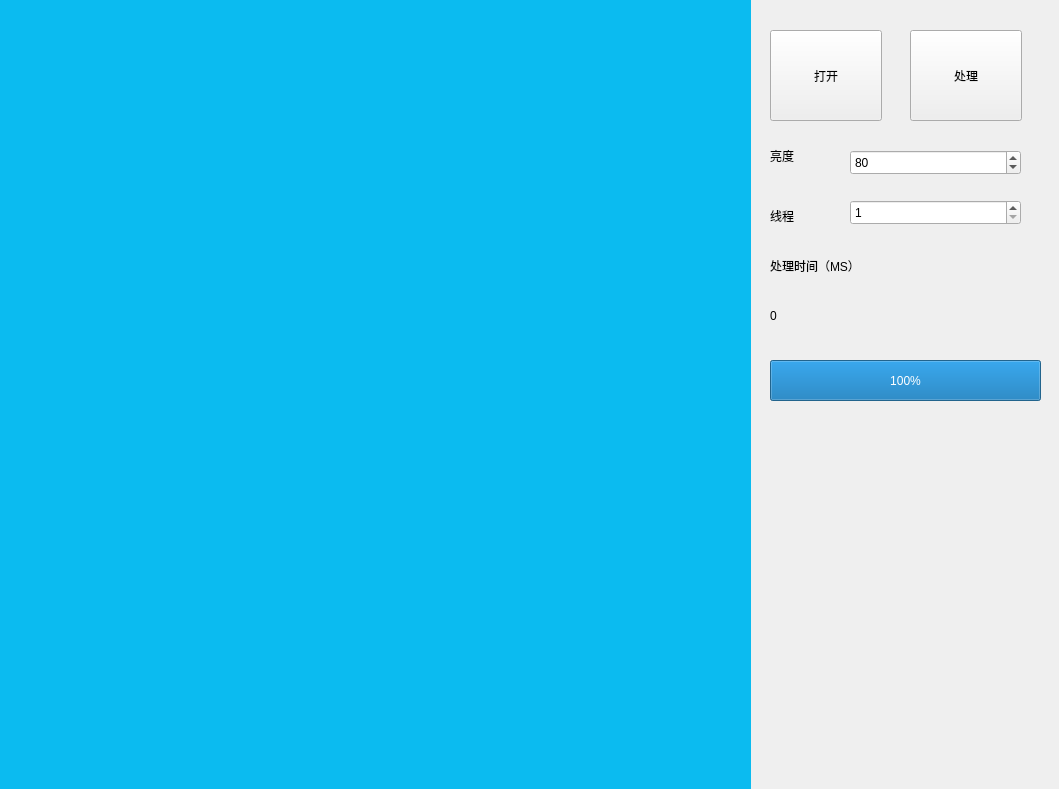
<?xml version="1.0" encoding="UTF-8"?>
<ui version="4.0">
 <class>XImageClass</class>
 <widget class="QWidget" name="XImageClass">
  <property name="geometry">
   <rect>
    <x>0</x>
    <y>0</y>
    <width>1059</width>
    <height>789</height>
   </rect>
  </property>
  <property name="windowTitle">
   <string>XImage</string>
  </property>
  <property name="windowIcon">
   <iconset resource="ximage.qrc">
    <normaloff>:/XImage/Resources/logo.png</normaloff>:/XImage/Resources/logo.png</iconset>
  </property>
  <widget class="QLabel" name="view">
   <property name="geometry">
    <rect>
     <x>0</x>
     <y>0</y>
     <width>751</width>
     <height>791</height>
    </rect>
   </property>
   <property name="styleSheet">
    <string notr="true">background-color: rgb(11, 187, 240);</string>
   </property>
   <property name="text">
    <string/>
   </property>
  </widget>
  <widget class="QPushButton" name="open">
   <property name="geometry">
    <rect>
     <x>770</x>
     <y>30</y>
     <width>112</width>
     <height>91</height>
    </rect>
   </property>
   <property name="styleSheet">
    <string notr="true">font: 16pt &quot;微软雅黑&quot;;</string>
   </property>
   <property name="text">
    <string>打开</string>
   </property>
  </widget>
  <widget class="QPushButton" name="deal">
   <property name="geometry">
    <rect>
     <x>910</x>
     <y>30</y>
     <width>112</width>
     <height>91</height>
    </rect>
   </property>
   <property name="styleSheet">
    <string notr="true">font: 16pt &quot;微软雅黑&quot;;</string>
   </property>
   <property name="text">
    <string>处理</string>
   </property>
  </widget>
  <widget class="QSpinBox" name="bright">
   <property name="geometry">
    <rect>
     <x>850</x>
     <y>150</y>
     <width>171</width>
     <height>25</height>
    </rect>
   </property>
   <property name="styleSheet">
    <string notr="true">font: 75 11pt &quot;微软雅黑&quot;;</string>
   </property>
   <property name="minimum">
    <number>1</number>
   </property>
   <property name="maximum">
    <number>200</number>
   </property>
   <property name="value">
    <number>80</number>
   </property>
  </widget>
  <widget class="QLabel" name="label">
   <property name="geometry">
    <rect>
     <x>770</x>
     <y>130</y>
     <width>81</width>
     <height>51</height>
    </rect>
   </property>
   <property name="styleSheet">
    <string notr="true">font: 75 14pt &quot;微软雅黑&quot;;</string>
   </property>
   <property name="text">
    <string>亮度</string>
   </property>
  </widget>
  <widget class="QLabel" name="label_2">
   <property name="geometry">
    <rect>
     <x>770</x>
     <y>190</y>
     <width>81</width>
     <height>51</height>
    </rect>
   </property>
   <property name="styleSheet">
    <string notr="true">font: 75 14pt &quot;微软雅黑&quot;;</string>
   </property>
   <property name="text">
    <string>线程</string>
   </property>
  </widget>
  <widget class="QSpinBox" name="thread">
   <property name="geometry">
    <rect>
     <x>850</x>
     <y>200</y>
     <width>171</width>
     <height>25</height>
    </rect>
   </property>
   <property name="styleSheet">
    <string notr="true">font: 75 11pt &quot;微软雅黑&quot;;</string>
   </property>
   <property name="minimum">
    <number>1</number>
   </property>
   <property name="maximum">
    <number>100</number>
   </property>
   <property name="value">
    <number>1</number>
   </property>
  </widget>
  <widget class="QLabel" name="label_3">
   <property name="geometry">
    <rect>
     <x>770</x>
     <y>240</y>
     <width>231</width>
     <height>51</height>
    </rect>
   </property>
   <property name="styleSheet">
    <string notr="true">font: 75 14pt &quot;微软雅黑&quot;;</string>
   </property>
   <property name="text">
    <string>处理时间（MS）</string>
   </property>
  </widget>
  <widget class="QLabel" name="dealtime">
   <property name="geometry">
    <rect>
     <x>770</x>
     <y>290</y>
     <width>231</width>
     <height>51</height>
    </rect>
   </property>
   <property name="styleSheet">
    <string notr="true">font: 75 14pt &quot;微软雅黑&quot;;</string>
   </property>
   <property name="text">
    <string>0</string>
   </property>
  </widget>
  <widget class="QProgressBar" name="progress">
   <property name="geometry">
    <rect>
     <x>770</x>
     <y>360</y>
     <width>271</width>
     <height>41</height>
    </rect>
   </property>
   <property name="value">
    <number>100</number>
   </property>
  </widget>
 </widget>
 <layoutdefault spacing="6" margin="11"/>
 <resources>
  <include location="ximage.qrc"/>
 </resources>
 <connections>
  <connection>
   <sender>open</sender>
   <signal>clicked()</signal>
   <receiver>XImageClass</receiver>
   <slot>Open()</slot>
   <hints>
    <hint type="sourcelabel">
     <x>830</x>
     <y>65</y>
    </hint>
    <hint type="destinationlabel">
     <x>898</x>
     <y>834</y>
    </hint>
   </hints>
  </connection>
  <connection>
   <sender>deal</sender>
   <signal>clicked()</signal>
   <receiver>XImageClass</receiver>
   <slot>Deal()</slot>
   <hints>
    <hint type="sourcelabel">
     <x>972</x>
     <y>76</y>
    </hint>
    <hint type="destinationlabel">
     <x>1004</x>
     <y>841</y>
    </hint>
   </hints>
  </connection>
 </connections>
 <slots>
  <slot>Open()</slot>
  <slot>Deal()</slot>
 </slots>
</ui>
